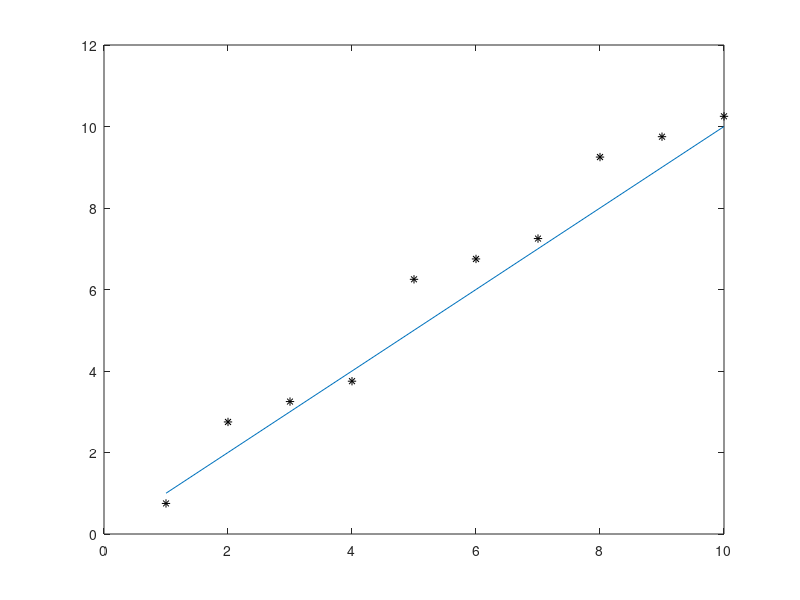

MATLAB code to generate this figure:
figure(1)
x = 1:10;
y = x;
plot (x,y)

hold on

randIDXup = randperm(10,5);
randIDXdown = randperm(10,5);
yup = y(randIDXup)+ 0.25;

ydown = y(randIDXdown) -0.25;

y2pre = [yup ydown];
y2 = sort(y2pre);
plot(x,y2,'k*')
